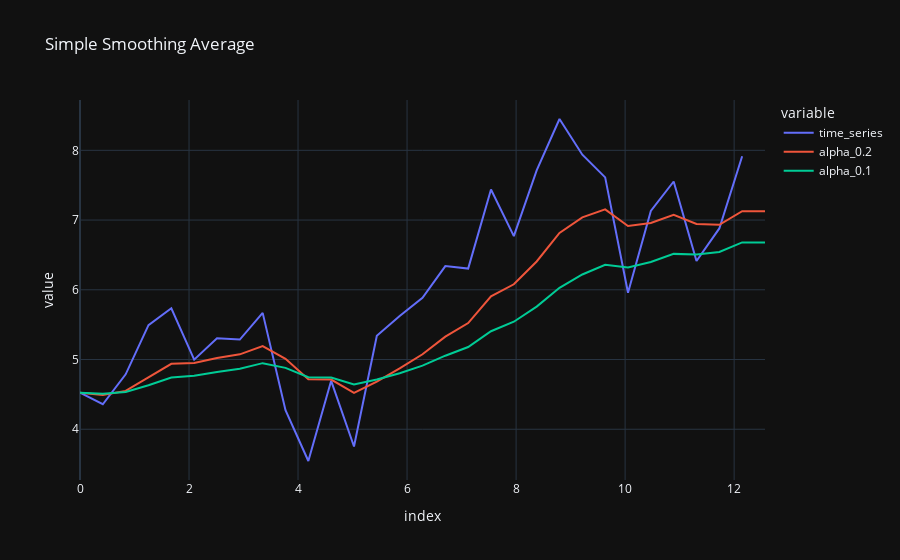

The notebook cell this image was saved under:
### Code cell
_, fig = SIMPLE(.2, .1)
fig.show()

### Figure 1 — Plotly figure (JSON) as saved in the notebook; plotly's stock layout.template omitted (floating-point values rounded to 4 significant figures)
{"data": [{"hovertemplate": "variable=time_series<br>index=%{x}<br>value=%{y}<extra></extra>", "legendgroup": "time_series", "line": {"color": "#636efa", "dash": "solid"}, "marker": {"symbol": "circle"}, "mode": "lines", "name": "time_series", "orientation": "v", "showlegend": true, "type": "scatter", "x": [0, 0.4189, 0.8378, 1.257, 1.676, 2.094, 2.513, 2.932, 3.351, 3.77, 4.189, 4.608, 5.027, 5.445, 5.864, 6.283, 6.702, 7.121, 7.54, 7.959, 8.378, 8.796, 9.215, 9.634, 10.05, 10.47, 10.89, 11.31, 11.73, 12.15, 12.57], "xaxis": "x", "y": [4.524, 4.358, 4.788, 5.493, 5.735, 4.999, 5.306, 5.287, 5.669, 4.274, 3.545, 4.695, 3.753, 5.34, 5.625, 5.886, 6.34, 6.304, 7.438, 6.77, 7.713, 8.449, 7.937, 7.612, 5.958, 7.131, 7.553, 6.413, 6.88, 7.916, null], "yaxis": "y"}, {"hovertemplate": "variable=alpha_0.2<br>index=%{x}<br>value=%{y}<extra></extra>", "legendgroup": "alpha_0.2", "line": {"color": "#EF553B", "dash": "solid"}, "marker": {"symbol": "circle"}, "mode": "lines", "name": "alpha_0.2", "orientation": "v", "showlegend": true, "type": "scatter", "x": [0, 0.4189, 0.8378, 1.257, 1.676, 2.094, 2.513, 2.932, 3.351, 3.77, 4.189, 4.608, 5.027, 5.445, 5.864, 6.283, 6.702, 7.121, 7.54, 7.959, 8.378, 8.796, 9.215, 9.634, 10.05, 10.47, 10.89, 11.31, 11.73, 12.15, 12.57], "xaxis": "x", "y": [4.524, 4.491, 4.551, 4.739, 4.938, 4.95, 5.022, 5.075, 5.193, 5.01, 4.717, 4.712, 4.52, 4.684, 4.872, 5.075, 5.328, 5.523, 5.906, 6.079, 6.406, 6.815, 7.039, 7.154, 6.915, 6.958, 7.077, 6.944, 6.931, 7.128, 7.128], "yaxis": "y"}, {"hovertemplate": "variable=alpha_0.1<br>index=%{x}<br>value=%{y}<extra></extra>", "legendgroup": "alpha_0.1", "line": {"color": "#00cc96", "dash": "solid"}, "marker": {"symbol": "circle"}, "mode": "lines", "name": "alpha_0.1", "orientation": "v", "showlegend": true, "type": "scatter", "x": [0, 0.4189, 0.8378, 1.257, 1.676, 2.094, 2.513, 2.932, 3.351, 3.77, 4.189, 4.608, 5.027, 5.445, 5.864, 6.283, 6.702, 7.121, 7.54, 7.959, 8.378, 8.796, 9.215, 9.634, 10.05, 10.47, 10.89, 11.31, 11.73, 12.15, 12.57], "xaxis": "x", "y": [4.524, 4.508, 4.536, 4.632, 4.742, 4.768, 4.821, 4.868, 4.948, 4.881, 4.747, 4.742, 4.643, 4.713, 4.804, 4.912, 5.055, 5.18, 5.406, 5.542, 5.759, 6.028, 6.219, 6.358, 6.318, 6.4, 6.515, 6.505, 6.542, 6.68, 6.68], "yaxis": "y"}], "layout": {"autosize": true, "legend": {"title": {"text": "variable"}, "tracegroupgap": 0}, "title": {"text": "Simple Smoothing Average"}, "xaxis": {"anchor": "y", "autorange": true, "domain": [0, 1], "range": [0, 12.57], "title": {"text": "index"}, "type": "linear"}, "yaxis": {"anchor": "x", "autorange": true, "domain": [0, 1], "range": [3.272, 8.722], "title": {"text": "value"}, "type": "linear"}}}
